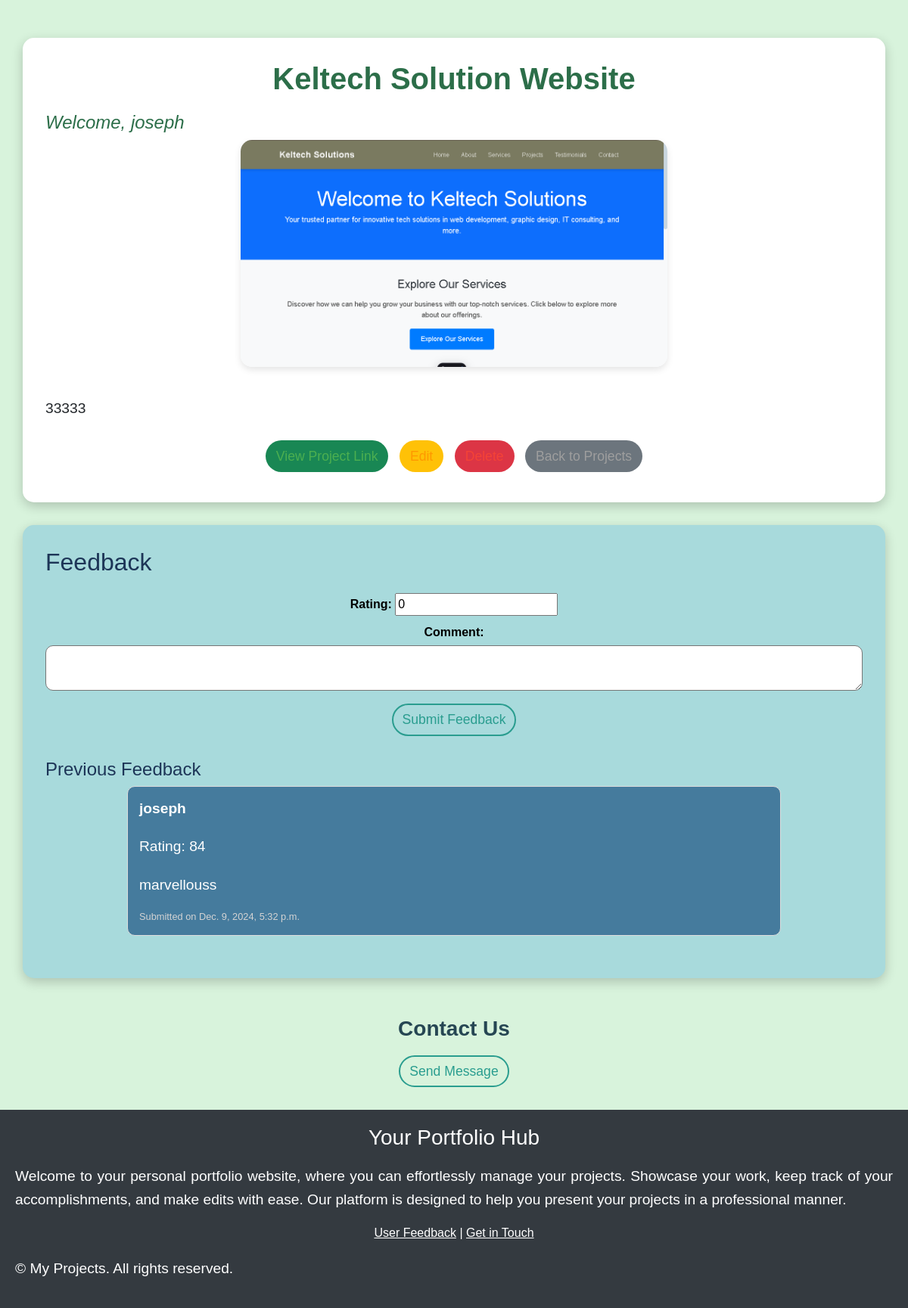
Page /project/2/ (signed in) on the committed database.
### portfolio/models.py (models this page shows, shortened)
class Project(models.Model):
    user = models.ForeignKey(settings.AUTH_USER_MODEL, on_delete=models.CASCADE)
    title = models.CharField(max_length=255)
    description = models.TextField()
    image = models.ImageField(upload_to='projects/')
    link = models.URLField(blank=True)
    tags = models.ManyToManyField(Tag, blank=True)
    is_active = models.BooleanField(default=True)

class Feedback(models.Model):
    project = models.ForeignKey(Project, on_delete=models.CASCADE, related_name='feedbacks')
    user = models.ForeignKey(settings.AUTH_USER_MODEL, on_delete=models.SET_NULL, null=True, blank=True)
    rating = models.IntegerField(default=0)  # Rating out of 5
    comment = models.TextField()
    created_at = models.DateTimeField(auto_now_add=True)

### accounts/models.py (models this page shows)
class CustomUser(AbstractUser):
    bio = models.TextField(null=True, blank=True)
    test = models.TextField(null=True, blank=True)
    '''
     null
       definition : the column will store records as NULL if no input is given
       usage : applies to the database layer
       default: False
     blank
       definition : if you want to allow empty values when submitting the form
       usage : if you want to allow empty values when submitting the form

    '''

### portfolio/views.py (the view)
# urls.py: path('project/<int:pk>/', project_detail, name='project_detail'),
@login_required  # Ensures the user is logged in
def project_detail(request, pk):
    project = get_object_or_404(Project, pk=pk, user=request.user)  # Ensure user owns the project
    feedbacks = project.feedbacks.all()  # Get all feedback related to the project
    if request.method == 'POST':
        feedback_form = FeedbackForm(request.POST)
        if feedback_form.is_valid():
            feedback = feedback_form.save(commit=False)
            feedback.project = project
            feedback.user = request.user  # Set user if logged in
            feedback.save()
            messages.success(request, 'Your feedback has been submitted!')
            return redirect('portfolio:project_detail', pk=project.pk)
    else:
        feedback_form = FeedbackForm()
    return render(request, 'portfolio/project_detail.html', {
        'project': project,
        'feedbacks': feedbacks,
        'feedback_form': feedback_form,
    })

### portfolio/forms.py
class FeedbackForm(forms.ModelForm):
    class Meta:
        model = Feedback
        fields = ['rating', 'comment']
        widgets = {
            'comment': forms.Textarea(attrs={'rows': 4}),
        }

### portfolio/templates/portfolio/project_detail.html (shortened to what this page needs)
{% load static %}
<!DOCTYPE html>
<html lang="en">
<head>
    <link rel="stylesheet" href="{% static 'bootstrap.min.css' %}">
</head>
<body>
<div class="container">
    <h1 class="text-center">{{ project.title }}</h1>
    <h4>Welcome, {{ user.username }}</h4>
    <div class="text-center">
        <img src="{{ project.image.url }}" class="img-fluid" alt="{{ project.title }}">
    </div>
    <p>{{ project.description }}</p>
    <div class="text-center">
        <a href="{{ project.link }}" class="btn btn-success">View Project Link</a>
        <a href="{% url 'portfolio:project_edit' project.pk %}" class="btn btn-warning">Edit</a>
        <a href="{% url 'portfolio:project_delete' project.pk %}" class="btn btn-danger">Delete</a>
        <a href="{% url 'portfolio:project_list' %}" class="btn btn-secondary">Back to Projects</a>
    </div>
</div>
<div class="container feedback-section" id="feedback">
    <h2>Feedback</h2>
    <form method="post" class="feedback-form">
        <label for="id_rating">Rating:</label>
        {{ feedback_form.rating }}
        <br>
        <label for="id_comment">Comment:</label>
        {{ feedback_form.comment }}
        <button type="submit" class="btn btn-primary">Submit Feedback</button>
    </form>
    <h3>Previous Feedback</h3>
    <ul class="feedback-list">
        {% for feedback in feedbacks %}
            <li>
                <strong>
                    {% if feedback.user %}
                        {{ feedback.user.username }}
                    {% else %}
                        Anonymous
                    {% endif %}
                </strong>
                <p>Rating: {{ feedback.rating }}</p>
                <p>{{ feedback.comment }}</p>
                <small>Submitted on {{ feedback.created_at }}</small>
            </li>
        {% empty %}
            <li>No feedback yet.</li>
        {% endfor %}
    </ul>
</div>
<div class="contact-section" id="contact">
    <h3>Contact Us</h3>
    <form method="post" action="{% url 'portfolio:contact' project.id %}">
        <button type="submit" class="btn btn-primary">Send Message</button>
    </form>
</div>
<footer>
    <div class="footer-content" style="background-color: #343a40; color: white; padding: 20px; text-align: center;">
        <h3>Your Portfolio Hub</h3>
        <p>Welcome to your personal portfolio website, where you can effortlessly manage your projects. Showcase your work, keep track of your accomplishments, and make edits with ease. Our platform is designed to help you present your projects in a professional manner.</p>
        <div class="footer-links" style="margin: 10px 0;">
            <a href="#feedback" style="color: white;">User Feedback</a> |
            <a href="#contact" style="color: white;">Get in Touch</a>
        </div>
        <div class="footer-bottom" style="margin-top: 15px 0;">
            <p>&copy; My Projects. All rights reserved.</p>
        </div>
    </div>
</footer>
</body>
</html>

### portfolio/templates/portfolio/project_detail.html (style rules this page uses)
body { background-color: #d8f3dc; font-family: Arial, sans-serif; scroll-behavior: smooth; }
.container { margin-top: 50px; background-color: #ffffff; border-radius: 15px; box-shadow: 0 5px 15px rgba(0, 0, 0, 0.2); padding: 30px; }
h1 { font-size: 2.5rem; font-weight: bold; text-align: center; margin-bottom: 20px; text-transform: capitalize; color: #2c6e49; }
h4 { font-size: 1.5rem; font-style: italic; color: #2c6e49; }
p { font-size: 1.2rem; line-height: 1.6; text-align: justify; margin-top: 20px; }
.img-fluid { border-radius: 15px; box-shadow: 0 4px 10px rgba(0, 0, 0, 0.1); margin-bottom: 20px; max-width: 60%; max-height: 300px; height: auto; object-fit: cover; }
.btn { font-size: 1.1rem; margin: 10px 5px; border-radius: 25px; border: 2px solid transparent; transition: all 0.3s; color: #2c6e49; }
.btn-success { color: #4caf50; }
.btn-warning { color: #ff9800; }
.btn-danger { color: #f44336; }
.btn-secondary { color: #9e9e9e; }
.text-center { text-align: center; }
.feedback-section { background-color: #a8dadc; color: white; padding: 30px; border-radius: 15px; margin-top: 30px; }
.feedback-section h2 { font-size: 2rem; margin-bottom: 15px; color: #1d3557; }
.feedback-section h3 { font-size: 1.5rem; margin-top: 20px; color: #1d3557; }
.feedback-list { list-style-type: none; padding: 0; display: flex; flex-direction: column; align-items: center; }
.feedback-list li { background-color: #457b9d; border: 1px solid #ddd; border-radius: 10px; padding: 15px; margin-bottom: 10px; width: 80%; text-align: left; color: white; }
.feedback-list strong { font-size: 1.2rem; }
.feedback-list small { display: block; font-size: 0.8rem; color: #d3d3d3; }
.feedback-form { margin-bottom: 20px; text-align: center; }
.feedback-form label { font-size: 1rem; margin-top: 10px; font-weight: bold; color: black; }
.feedback-form textarea { height: 60px; font-size: 1rem; margin-top: 5px; width: 100%; border-radius: 10px; padding: 10px; }
.btn-primary { background-color: transparent; color: #2a9d8f; border: 2px solid #2a9d8f; border-radius: 25px; transition: all 0.3s; }
.contact-section { text-align: center; margin-top: 30px; padding: 20px; border-radius: 10px; }
.contact-section h3 { color: #264653; font-weight: bold; }

### rows in the picture
Project: title "Keltech Solution Website", image (picture), description "33333"
CustomUser: username "joseph"
Feedback: user.username "joseph", rating "84", comment "marvellouss", created_at "Dec. 9, 2024, 5:32 p.m."
